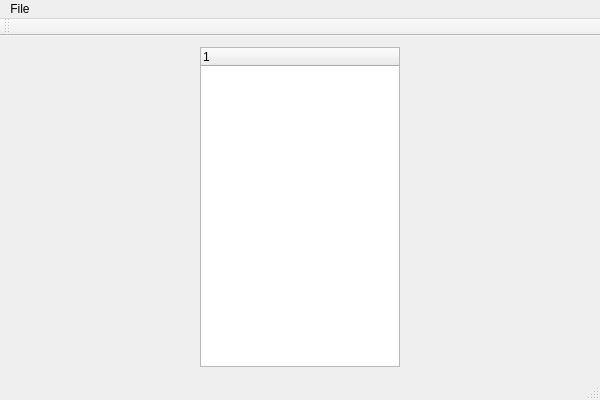
<?xml version="1.0" encoding="UTF-8"?>
<ui version="4.0">
 <class>EntropyMainWindowClass</class>
 <widget class="QMainWindow" name="EntropyMainWindowClass">
  <property name="geometry">
   <rect>
    <x>0</x>
    <y>0</y>
    <width>600</width>
    <height>400</height>
   </rect>
  </property>
  <property name="windowTitle">
   <string>EntropyMainWindow</string>
  </property>
  <widget class="QWidget" name="centralWidget">
   <layout class="QGridLayout" name="gridLayout">
    <item row="0" column="1">
     <layout class="QGridLayout" name="sceneRendererContainer"/>
    </item>
    <item row="0" column="0">
     <widget class="QTreeWidget" name="treeWidget">
      <property name="sizePolicy">
       <sizepolicy hsizetype="Expanding" vsizetype="Expanding">
        <horstretch>0</horstretch>
        <verstretch>0</verstretch>
       </sizepolicy>
      </property>
      <property name="minimumSize">
       <size>
        <width>100</width>
        <height>0</height>
       </size>
      </property>
      <property name="maximumSize">
       <size>
        <width>200</width>
        <height>16777215</height>
       </size>
      </property>
      <column>
       <property name="text">
        <string notr="true">1</string>
       </property>
      </column>
     </widget>
    </item>
   </layout>
  </widget>
  <widget class="QMenuBar" name="menuBar">
   <property name="geometry">
    <rect>
     <x>0</x>
     <y>0</y>
     <width>600</width>
     <height>23</height>
    </rect>
   </property>
   <widget class="QMenu" name="menuFile">
    <property name="title">
     <string>File</string>
    </property>
   </widget>
   <addaction name="menuFile"/>
  </widget>
  <widget class="QToolBar" name="mainToolBar">
   <attribute name="toolBarArea">
    <enum>TopToolBarArea</enum>
   </attribute>
   <attribute name="toolBarBreak">
    <bool>false</bool>
   </attribute>
  </widget>
  <widget class="QStatusBar" name="statusBar"/>
 </widget>
 <layoutdefault spacing="6" margin="11"/>
 <resources/>
 <connections/>
</ui>
